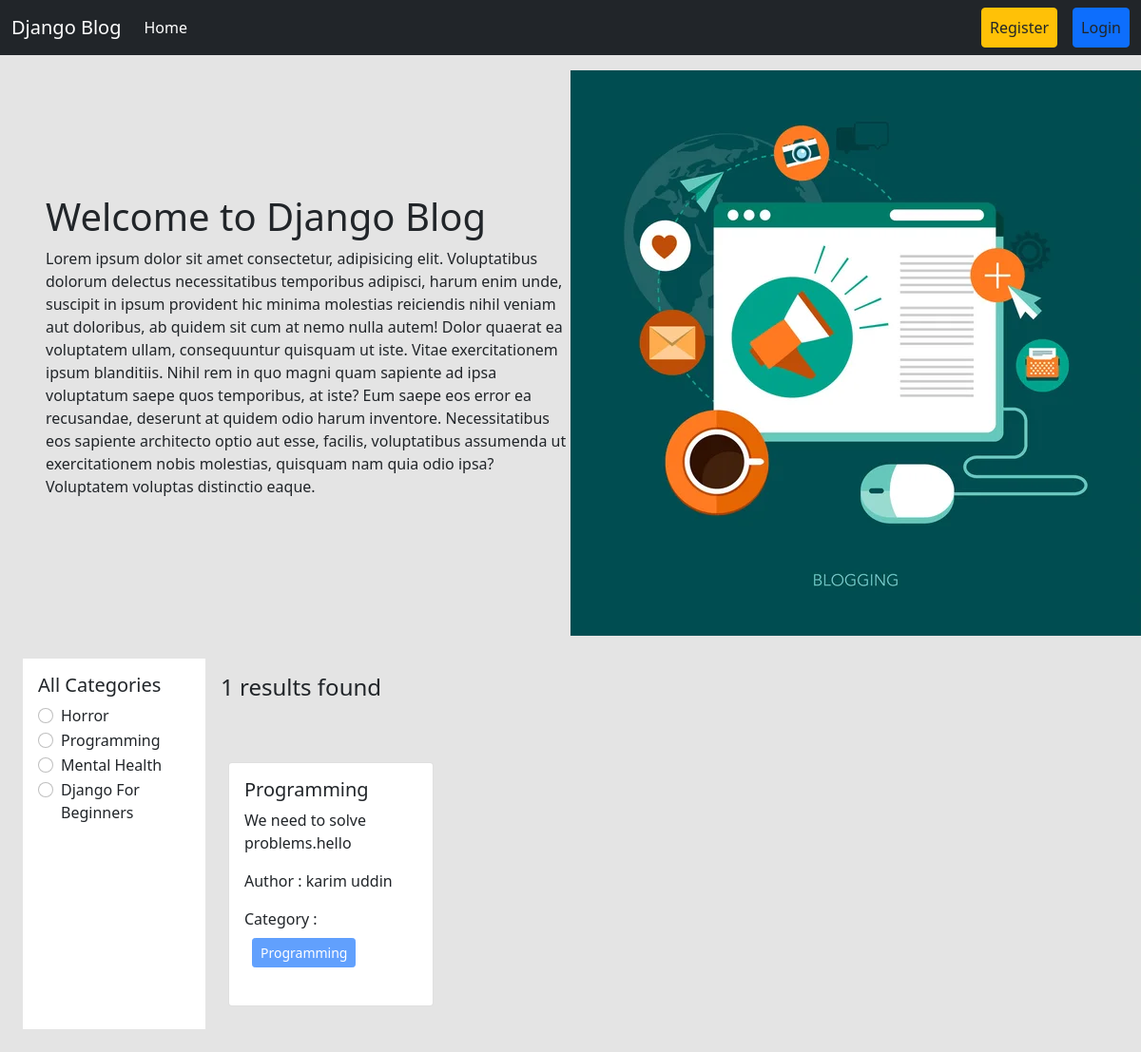
The page / on the database its author committed.
### categories/models.py (models this page shows, shortened)
class Category(models.Model):
    name = models.CharField(max_length=100)
    slug = models.SlugField(max_length=100,unique=True, null=True, blank=True)

### posts/models.py (models this page shows, shortened)
class Post(models.Model):
    title = models.CharField(max_length=50)
    content = models.TextField()
    category = models.ManyToManyField(Category) # ekta post multiple categorir moddhe thakte pare abar ekta categorir moddhe multiple post thakte pare
    author = models.ForeignKey(User, on_delete=models.CASCADE)

### blog_project/views.py (the view, shortened to what this page needs)
# urls.py: 2. Add a URL to urlpatterns:  path('', views.home, name='home')
def home(request, category_slug = None): # initially dhore nicchi je category_slug None thakbe karon hocche user first time home page e asle se normal page dekhbe, se filter korte chaile category te click korlei sei category er slug ta capture korbo ar seta tokhn ar None thakbe na
    data = Post.objects.all() # sob post gula ke niye aslam
    categories = Category.objects.all() # sob category dekhabo
    return render(request, 'home.html', {'data' : data, 'category' : categories})

### templates/home.html
{% extends 'base.html' %}
{% load static %}
{% block content %}
<div class="d-flex flex-wrap px-5 pt-3 align-items-center">
  <div class="col-6">
    <h1>Welcome to Django Blog</h1>
    <p>Lorem ipsum dolor sit amet consectetur, adipisicing elit. Voluptatibus dolorum delectus necessitatibus temporibus adipisci, harum enim unde, suscipit in ipsum provident hic minima molestias reiciendis nihil veniam aut doloribus, ab quidem sit cum at nemo nulla autem! Dolor quaerat ea voluptatem ullam, consequuntur quisquam ut iste. Vitae exercitationem ipsum blanditiis. Nihil rem in quo magni quam sapiente ad ipsa voluptatum saepe quos temporibus, at iste? Eum saepe eos error ea recusandae, deserunt at quidem odio harum inventore. Necessitatibus eos sapiente architecto optio aut esse, facilis, voluptatibus assumenda ut exercitationem nobis molestias, quisquam nam quia odio ipsa? Voluptatem voluptas distinctio eaque.</p>
  </div>
  <div class="col-6">
<img src="{% static 'header.jpg' %}" />
  </div>
</div>
<div class="d-flex flex-wrap p-4">
  <div class="col-2 bg-white p-3" >
    <h5>All Categories</h5>
    {% for cat in category %}
    <div class="form-check">
      <input
        class="form-check-input"
        type="radio"
        name="category"
        id="{{cat.id}}"
      />
      <label class="form-check-label" for="{{cat.id}}">
        <a href="{% url 'category_wise_post' cat.slug %}" class="text-decoration-none text-dark" >{{cat.name}}</a>
      </label>
    </div>
    {% endfor %}
  </div>
  <div class="col-10 p-3">
    <h4>{{data | length}} results found</h4>
    <div class="d-flex flex-wrap pt-5">
      {% for post in data %}
      <div class="col-sm-3">
        <div class="card m-2">
          <div class="card-body">
            <h5 class="card-title">{{post.title}}</h5>
            <p class="card-text">{{post.content}}</p>
            <p>Author : {{post.author.first_name}} {{post.author.last_name}}</p>
            <p>
              Category : {% for cat in post.category.all %}
              <button class="btn btn-primary btn-sm m-2" disabled>
                {{cat.name}}
              </button>
              {% endfor %}
            </p>
          </div>
        </div>
      </div>
      {% endfor %}
    </div>
  </div>
</div>
{% endblock %}

### templates/base.html (shortened to what this page needs)
<!DOCTYPE html>
<html lang="en">
  <head>
    <link
      href="https://cdn.jsdelivr.net/npm/bootstrap@5.0.2/dist/css/bootstrap.min.css"
      rel="stylesheet"
    />
  </head>
  <body style="background-color : #e4e4e4">
    <nav class="navbar navbar-expand-lg navbar-dark bg-dark">
      <div class="container-fluid">
        <a class="navbar-brand" href="{% url 'homepage' %}">Django Blog</a>
        <div class="collapse navbar-collapse" id="navbarSupportedContent">
          <ul class="navbar-nav me-auto mb-2 mb-lg-0">
            <li class="nav-item">
              <a
                class="nav-link active"
                aria-current="page"
                href="{% url 'homepage' %}"
                >Home</a
              >
            </li>
          </ul>
          <div class="d-flex">
            <ul class="navbar-nav me-auto mb-2 mb-lg-0">
              {% if request.user.is_authenticated %}
              <li class="nav-item mx-3">
                <a
                  class="nav-link btn btn-warning text-dark"
                  href="{% url 'profile' %}"
                  >Profile</a
                >
              </li>
              <li class="nav-item mx-3">
                <a
                  class="nav-link btn btn-danger text-dark"
                  href="{% url 'user_logout' %}"
                  >Logout</a
                >
              </li>
              {% else %}
              <li class="nav-item mx-3">
                <a
                  class="nav-link btn btn-warning text-dark"
                  href="{% url 'register' %}"
                  >Register</a
                >
              </li>
              <li class="nav-item">
                <a
                  class="nav-link btn btn-primary text-dark"
                  href="{% url 'user_login' %}"
                  >Login</a
                >
              </li>
              {% endif %}
            </ul>
          </div>
        </div>
      </div>
    </nav>
    {% block content %} {% endblock %}
  </body>
</html>

### rows shown on the page
Category: name "Horror"
Category: name "Programming"
Category: name "Mental Health"
Category: name "Django For Beginners"
Post: title "Programming", content "We need to solve problems.hello", author.first_name "karim", author.last_name "uddin"

### other values the page prints
{{ data | length }} "1"
